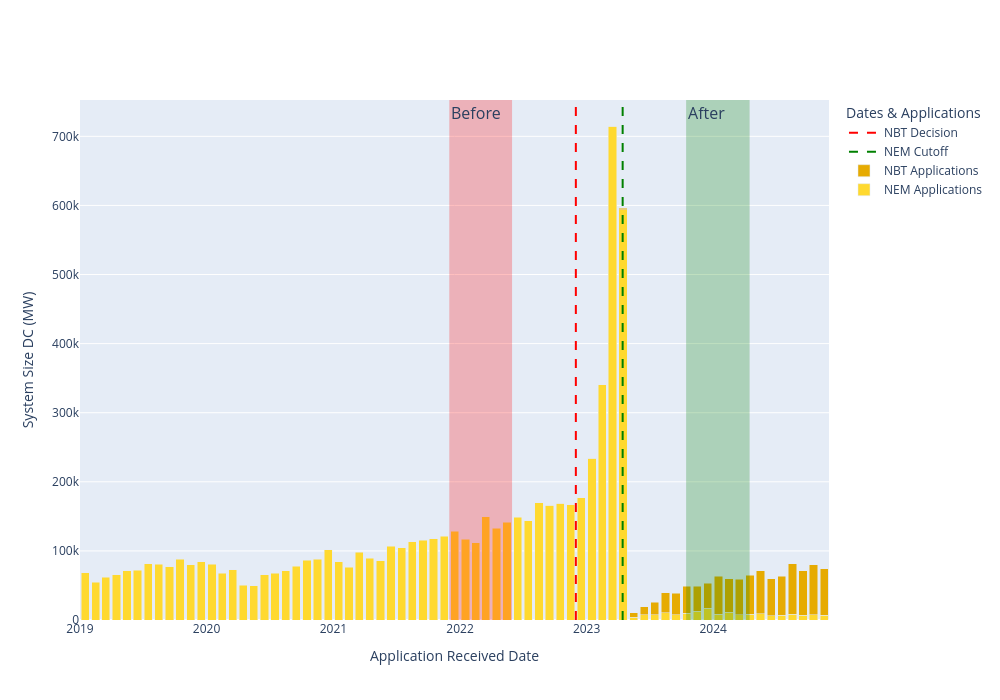

Notebook cell for this chart:
### Markdown cell above
By superimposing one of Borenstein’s Before/After bars on top of actual residential capacity applications, it becomes clear why the NBT decision date is the wrong date for determining the effects of NBT; a vast majority of the “After” capacity in the bar is NEM applications submitted before the NEM cutoff deadline. The figure demonstrates that by including this highlighted area in his 'After' aggregate, Borenstein misrepresents the market’s health. This selection of data obscures, rather than reveals, the true post-NBT impact.

If you’re truly concerned about sales being pulled forward by customers looking to beat the NBT deadline, a more honest way of displaying that would be to compare applications 6-12 months before the NBT decision to applications 6-12 months after the NEM cutoff deadline. This would completely exclude the time between the NBT decision and the NEM 2.0 cutoff deadline, as well as the 6 months before and after. These time intervals are shown in the figrure below.

### Code cell
dates_proposed = [{'x0': "2021-12-01", 'x1': "2022-05-31"},
                  {'x0': "2023-10-15", 'x1': "2024-04-15"}]

fig = data_vis.what_didnt_kill_rooftop_solar_graph(df_total, dates=dates_proposed, max_date="2024-11-30")
fig.show()

### Figure 1 — Plotly figure (JSON) as saved in the notebook; plotly's stock layout.template omitted (floating-point values rounded to 4 significant figures; data arrays with more than 128 entries replaced by an {"elided": "..."} marker saying what was removed)
{"data": [{"hovertemplate": "%{hovertext}<br>System Size: %{y:.1f} kW<extra>NEM</extra>", "hovertext": {"elided": "318 str values"}, "marker": {"color": "rgb(255,217,47)"}, "name": "NEM Applications", "offsetgroup": "0", "type": "bar", "x": {"elided": "318 str values"}, "xperiod": "M1", "y": {"elided": "318 float values"}}, {"hovertemplate": "%{hovertext}<br>System Size: %{y:.1f} kW<extra>NBT</extra>", "hovertext": ["July 2022", "August 2022", "September 2022", "October 2022", "November 2022", "December 2022", "January 2023", "February 2023", "March 2023", "April 2023", "May 2023", "June 2023", "July 2023", "August 2023", "September 2023", "October 2023", "November 2023", "December 2023", "January 2024", "February 2024", "March 2024", "April 2024", "May 2024", "June 2024", "July 2024", "August 2024", "September 2024", "October 2024", "November 2024"], "marker": {"color": "rgb(230,171,2)"}, "name": "NBT Applications", "offsetgroup": "0", "type": "bar", "x": ["2022-07-31T00:00:00.000000", "2022-08-31T00:00:00.000000", "2022-09-30T00:00:00.000000", "2022-10-31T00:00:00.000000", "2022-11-30T00:00:00.000000", "2022-12-31T00:00:00.000000", "2023-01-31T00:00:00.000000", "2023-02-28T00:00:00.000000", "2023-03-31T00:00:00.000000", "2023-04-30T00:00:00.000000", "2023-05-31T00:00:00.000000", "2023-06-30T00:00:00.000000", "2023-07-31T00:00:00.000000", "2023-08-31T00:00:00.000000", "2023-09-30T00:00:00.000000", "2023-10-31T00:00:00.000000", "2023-11-30T00:00:00.000000", "2023-12-31T00:00:00.000000", "2024-01-31T00:00:00.000000", "2024-02-29T00:00:00.000000", "2024-03-31T00:00:00.000000", "2024-04-30T00:00:00.000000", "2024-05-31T00:00:00.000000", "2024-06-30T00:00:00.000000", "2024-07-31T00:00:00.000000", "2024-08-31T00:00:00.000000", "2024-09-30T00:00:00.000000", "2024-10-31T00:00:00.000000", "2024-11-30T00:00:00.000000"], "xperiod": "M1", "y": [8.382, 7.2, 0.0, 18.08, 0.0, 0.0, 6.696, 0.0, 18.67, 2076.0, 6887.0, 11540.0, 17870.0, 29050.0, 31160.0, 39100.0, 36360.0, 35900.0, 54730.0, 48690.0, 51490.0, 56490.0, 62210.0, 53240.0, 56480.0, 73510.0, 64300.0, 72350.0, 67000.0]}, {"line": {"color": "green", "dash": "dash", "width": 2}, "mode": "lines", "name": "NEM Cutoff", "type": "scatter", "x": [null], "y": [null]}, {"line": {"color": "red", "dash": "dash", "width": 2}, "mode": "lines", "name": "NBT Decision", "type": "scatter", "x": [null], "y": [null]}], "layout": {"annotations": [{"font": {"size": 16}, "showarrow": false, "text": "Before", "x": "2021-12-01", "xanchor": "left", "xref": "x", "y": 1, "yanchor": "top", "yref": "y domain"}, {"font": {"size": 16}, "showarrow": false, "text": "After", "x": "2023-10-15", "xanchor": "left", "xref": "x", "y": 1, "yanchor": "top", "yref": "y domain"}], "autosize": false, "barmode": "stack", "height": 700, "legend": {"title": {"text": "Dates & Applications"}}, "shapes": [{"line": {"color": "red", "dash": "dash", "width": 2}, "type": "line", "x0": 1669849200000, "x1": 1669849200000, "xref": "x", "y0": 0, "y1": 1, "yref": "y domain"}, {"line": {"color": "green", "dash": "dash", "width": 2}, "type": "line", "x0": 1681509600000, "x1": 1681509600000, "xref": "x", "y0": 0, "y1": 1, "yref": "y domain"}, {"fillcolor": "red", "line": {"width": 0}, "opacity": 0.25, "type": "rect", "x0": "2021-12-01", "x1": "2022-05-31", "xref": "x", "y0": 0, "y1": 1, "yref": "y domain"}, {"fillcolor": "green", "line": {"width": 0}, "opacity": 0.25, "type": "rect", "x0": "2023-10-15", "x1": "2024-04-15", "xref": "x", "y0": 0, "y1": 1, "yref": "y domain"}], "width": 1000, "xaxis": {"dtick": "M12", "range": ["2019-01-01", "2024-11-30"], "tickangle": 0, "tickformat": "%Y", "title": {"text": "Application Received Date"}}, "yaxis": {"title": {"text": "System Size DC (MW)"}}}}
